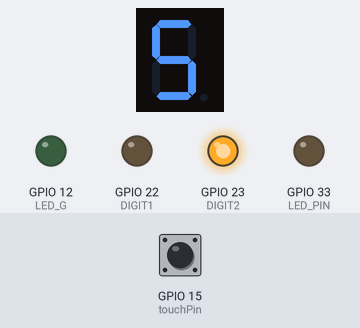
Recording of a sketch running on a simulated ESP32. Shown: 1-digit seven-segment display, output pins drawn as LEDs (lit = HIGH). Wiring (inferred from the names in the program): 1-digit 7-segment display, segments lit when HIGH: segments GPIO 18, GPIO 19, GPIO 17, GPIO 16, GPIO 5, GPIO 21, GPIO 4, GPIO 26. The inputs (shaded band) are chosen by the test bench; at power-on: GPIO 15 (touchPin) HIGH. Nothing arrives over Bluetooth unless stated; the segment pins are drawn as the display they are named for; pins used as bus, display or sensor lines are not drawn; what the sketch prints to the serial monitor is not drawn.

Above: at 3.6 s.
3.7 s: GPIO 15 (touchPin) pulled LOW for 3 s
At 5.2 s:
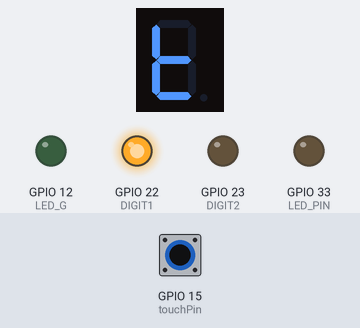
At 46.9 s:
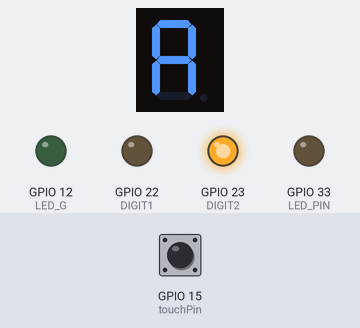
Timing chart, 0 to 48.6 s (numbered marks = the images above; inputs shaded):
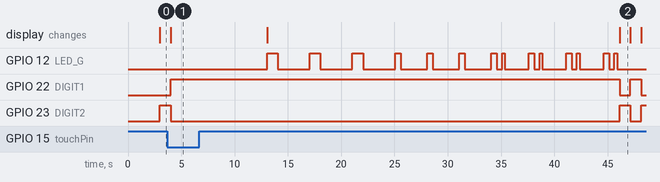

The sketch:

3.ino
```cpp
//3
#include "BluetoothSerial.h" //Header File for Serial Bluetooth
BluetoothSerial ESP_BT; //Object for Bluetooth
int incoming;
int LED_PIN = 33; // GPIO ales
int LED_G = 12; // GPIO ales
int x=10;
int y=10;
int z,c=0;
int i;
#define A 18
#define B 19
#define C 17
#define D 16
#define E 5
#define F 21
#define G 4
#define DP 4
#define DIGIT1 22
#define DIGIT2 23
#define MAX_TIME 10
unsigned long timp = millis();
int digitCurent;
#define touchPin 15
 int ledPin = 26;// change with your threshold value
const int threshold=20;// variable for storing the touch pin value
int touchValue;

void setup() {
  Serial.begin(115200);
  delay(1000);
  pinMode (ledPin, OUTPUT);
  pinMode (LED_G, OUTPUT);
 ESP_BT.begin("ESP32_LED_Controlboooo"); //Nume semnal Bluetooth
 Serial.println("Bluetooth Device is Ready to Pair");
 pinMode (LED_PIN, OUTPUT);//LED-uleste output
 x=10;
 pinMode(A, OUTPUT); //A
pinMode(B, OUTPUT); //B
pinMode(C, OUTPUT); //C
pinMode(D, OUTPUT); //D
pinMode(E, OUTPUT); //E
pinMode(F, OUTPUT); //F
pinMode(G, OUTPUT); //G
pinMode(DP, OUTPUT); //DP
pinMode(DIGIT1, OUTPUT); //DIGIT1
pinMode(DIGIT2, OUTPUT); //DIGIT2
}
void aprindeCifra(byte digitCurent){
if(digitCurent==1){
digitalWrite(DIGIT1,LOW); //DIGIT1
digitalWrite(DIGIT2,HIGH); //DIGIT2
digitalWrite(A,HIGH); //a
digitalWrite(B,LOW); //b
digitalWrite(C,HIGH); //c
digitalWrite(D,HIGH); //d             //S
digitalWrite(E,LOW); //e
digitalWrite(F,HIGH); //f
digitalWrite(G,HIGH); // g
digitalWrite(DP,HIGH); // DP
delay(1000);
digitalWrite(DIGIT1,HIGH); //DIGIT1
digitalWrite(DIGIT2,LOW); //DIGIT2
digitalWrite(A,LOW); //a
digitalWrite(B,LOW); //b
digitalWrite(C,LOW); //c
digitalWrite(D,HIGH); //d           //t
digitalWrite(E,HIGH); //e
digitalWrite(F,HIGH); //f
digitalWrite(G,HIGH); // g
digitalWrite(DP,HIGH); // DP
delay(1000);

}
else{if(digitCurent==2){

  digitalWrite(DIGIT1,LOW); //DIGIT1
digitalWrite(DIGIT2,HIGH); //DIGIT2
digitalWrite(A,HIGH); //a
digitalWrite(B,HIGH); //b
digitalWrite(C,HIGH); //c           //A
digitalWrite(D,LOW); //d
digitalWrite(E,HIGH); //e
digitalWrite(F,HIGH); //f
digitalWrite(G,HIGH); // g
delay(1000);

  digitalWrite(DIGIT1,HIGH); //DIGIT1
digitalWrite(DIGIT2,LOW); //DIGIT2
digitalWrite(A,LOW); //a
digitalWrite(B,LOW); //b
digitalWrite(C,LOW); //c
digitalWrite(D,LOW); //d
digitalWrite(E,HIGH); //e
digitalWrite(F,LOW); //f
digitalWrite(G,HIGH); // g
delay(1000);
  digitalWrite(DIGIT1,LOW); //DIGIT1
digitalWrite(DIGIT2,HIGH); //DIGIT2
digitalWrite(A,LOW); //a
digitalWrite(B,LOW); //b
digitalWrite(C,LOW); //c
digitalWrite(D,HIGH); //d           //t
digitalWrite(E,HIGH); //e
digitalWrite(F,HIGH); //f
digitalWrite(G,HIGH); // g
digitalWrite(DP,HIGH); // DP
delay(1000);}
else{if(digitCurent==3){

  digitalWrite(DIGIT1,LOW); //DIGIT1
digitalWrite(DIGIT2,HIGH); //DIGIT2
digitalWrite(A,LOW); //a
digitalWrite(B,LOW); //b
digitalWrite(C,HIGH); //c           //o
digitalWrite(D,HIGH); //d
digitalWrite(E,HIGH); //e
digitalWrite(F,LOW); //f
digitalWrite(G,HIGH); // g
delay(1000);

  digitalWrite(DIGIT1,HIGH); //DIGIT1
digitalWrite(DIGIT2,LOW); //DIGIT2
digitalWrite(A,HIGH); //a
digitalWrite(B,HIGH); //b
digitalWrite(C,LOW); //c          //P
digitalWrite(D,LOW); //d
digitalWrite(E,HIGH); //e
digitalWrite(F,HIGH); //f
digitalWrite(G,HIGH); // g
delay(1000);
}}
}
}//void aprindecif

void loop() {

touchValue = touchRead (touchPin);
Serial.print (touchValue);
ESP_BT.println("au mai ramas");
ESP_BT.println(x);
if(touchValue<=30 && x!=0)
  {


    if(millis() - timp >= MAX_TIME*100) {
    // turn LED on
     digitalWrite(LED_PIN, HIGH);
    Serial.println(" - LED on");
    }


x=x-2;
z=x;
timp = millis();
  }
  delay(2000);
if(z<2){
  // turn LED off
  digitalWrite(LED_PIN,LOW);
  Serial.println(" - LED off");
  if (millis() - timp >= MAX_TIME)
  {
  for(i=0;i<2;i++)
  {
    if(digitCurent==1) {
      digitalWrite(DIGIT1, LOW);
      digitalWrite(DIGIT2, HIGH); //aprinde 1
      aprindeCifra(digitCurent);
      digitCurent=2;
        }
    else {
     digitalWrite(DIGIT1, HIGH);
      digitalWrite(DIGIT2, LOW); //aprinde 2
     aprindeCifra(digitCurent);
     digitCurent=1;
    }
        }

  }
  timp = millis();

}
z+=1;
c+=1;
//app b)
if(c>4 && y!=0 )
  {


    if(millis() - timp >= MAX_TIME*10) {
       // turn LED on
      digitalWrite(ledPin, HIGH);
      Serial.println(" - LED on");
      }

      y=y-1;
 //Serial.println(y);
      if(y>=7){
            digitalWrite(LED_G,HIGH);
            delay(1000);
            digitalWrite(LED_G, LOW);
            delay(1000);
          }
          if(y<7){
            digitalWrite(LED_G,HIGH);
            delay(500);
            digitalWrite(LED_G, LOW);
            delay(500);
          }
          if(y<4){
            digitalWrite(LED_G,HIGH);
            delay(250);
            digitalWrite(LED_G, LOW);
            delay(250);
          }
      }
      timp = millis();
      //x=x-1;
      //for(x=x-1;x>=0;x--)


  delay(10);
  if(y==0){
  // turn LED off
  digitalWrite(ledPin,LOW);
  Serial.println(" - LED off");
  digitalWrite(LED_G,LOW);
  Serial.println(" - LED off");
  if (millis() - timp >= MAX_TIME)
    {
      if(digitCurent==1)
        {
        digitalWrite(DIGIT1, LOW);
        digitalWrite(DIGIT2, HIGH); //aprinde 1
        aprindeCifra(digitCurent);
        digitCurent=3;
        }
  else {
      digitalWrite(DIGIT1, HIGH);
      digitalWrite(DIGIT2, LOW); //aprinde 2
      aprindeCifra(digitCurent);
      digitCurent=1;
        }
    }
    timp = millis();
    }


}//VOIDLOOP
```

Measured:
- what the display in image 2 shows lasts 1.0 s, from 46.1 s to 47.1 s
